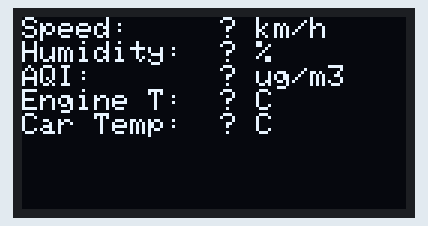
Simulated run of this sketch. Board: Arduino Uno, built with avr-gcc and run on an emulated ATmega328P. On the bench: 128×64 one-colour display.

Above: at 0.1 s.

The sketch:

OLED_Display_Testcode.ino
```cpp
#include <Wire.h>
#include <Adafruit_GFX.h>
#include <Adafruit_SSD1306.h>

#define SCREEN_WIDTH 128
#define SCREEN_HEIGHT 64

Adafruit_SSD1306 display(SCREEN_WIDTH, SCREEN_HEIGHT, &Wire, -1);

// Sample variables (replace with live data)
float speed = 60.0;
float humidity = 45.0;
float aqi = 182.0;
float engineTemp = 75.3;
float carTemp = 31.5;

void setup() {
  Serial.begin(115200);

  if (!display.begin(SSD1306_SWITCHCAPVCC, 0x3C)) {
    Serial.println(F(" SSD1306 not found"));
    for (;;);
  }

  display.clearDisplay();
  display.setTextColor(SSD1306_WHITE);
  display.setTextSize(1);
}

void loop() {
  display.clearDisplay();

  display.setCursor(0, 0);
  display.printf("Speed:     %.1f km/h\n", speed);
  display.printf("Humidity:  %.1f %%\n", humidity);
  display.printf("AQI:       %.1f ug/m3\n", aqi);
  display.printf("Engine T:  %.1f C\n", engineTemp);
  display.printf("Car Temp:  %.1f C\n", carTemp);

  display.display();
  delay(1000);
}
```
